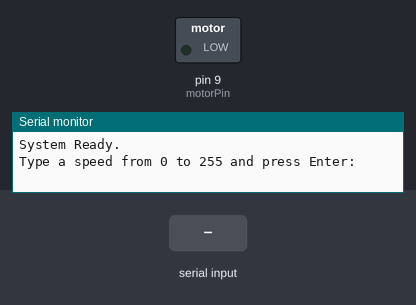
The sketch below on a simulated Arduino Uno, built with avr-gcc and run on an emulated ATmega328P. Shown: switched loads named in the sketch (green lamp = pin HIGH), the last lines printed to the serial monitor. Inputs (shaded band) come from the test bench.

Above: at 1.2 s.
1.3 s: "90,45\n" received over Serial
At 1.8 s:
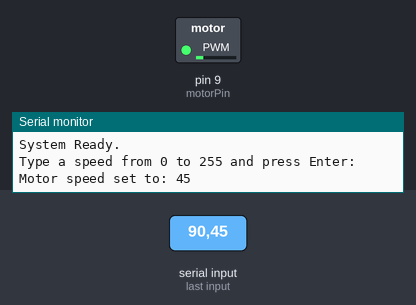
2.8 s: "30,150\n" received over Serial
At 4.0 s:
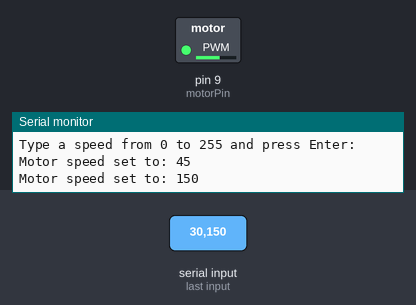
4.3 s: "90\n" received over Serial
At 5.2 s:
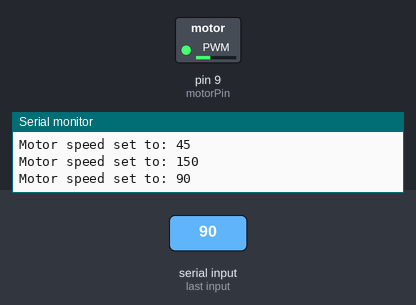
5.8 s: "200\n" received over Serial
At 6.4 s:
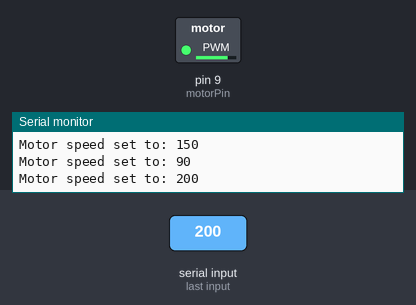
Timing chart, 0 to 8.3 s (numbered marks = the images above; inputs shaded):
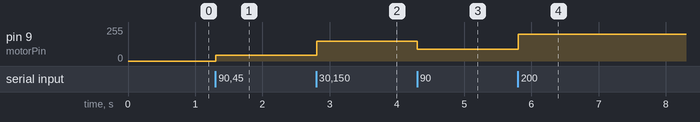

The sketch:

sketch_dec29a.ino
```cpp
int motorPin = 9; // Connect to Pin P on the controller

void setup() {
  pinMode(motorPin, OUTPUT);
  Serial.begin(9600); // Start the communication with the computer

  // Start with motor stopped
  analogWrite(motorPin, 0);

  Serial.println("System Ready.");
  Serial.println("Type a speed from 0 to 255 and press Enter:");
}

void loop() {
  // Check if you have typed a number in the Serial Monitor
  if (Serial.available() > 0) {

    // Read the number you typed
    int speed = Serial.parseInt();

    // Ignore extra "Enter" key presses
    if (Serial.read() == '\n') {

      // Limit the speed to the allowed range (0-255)
      if (speed < 0) speed = 0;
      if (speed > 255) speed = 255;

      // Send the speed to the controller
      analogWrite(motorPin, speed);

      // Print back what we did so you can see it
      Serial.print("Motor speed set to: ");
      Serial.println(speed);
    }
  }
}
```

Measured:
- after the input at 1.3 s, pin 9 (motorPin): 0/255 → 45/255 at once
- after the input at 2.8 s, pin 9 (motorPin): 45/255 → 150/255 at once
- after the input at 4.3 s, pin 9 (motorPin): 150/255 → 90/255 at once
- after the input at 5.8 s, pin 9 (motorPin): 90/255 → 200/255 at once
